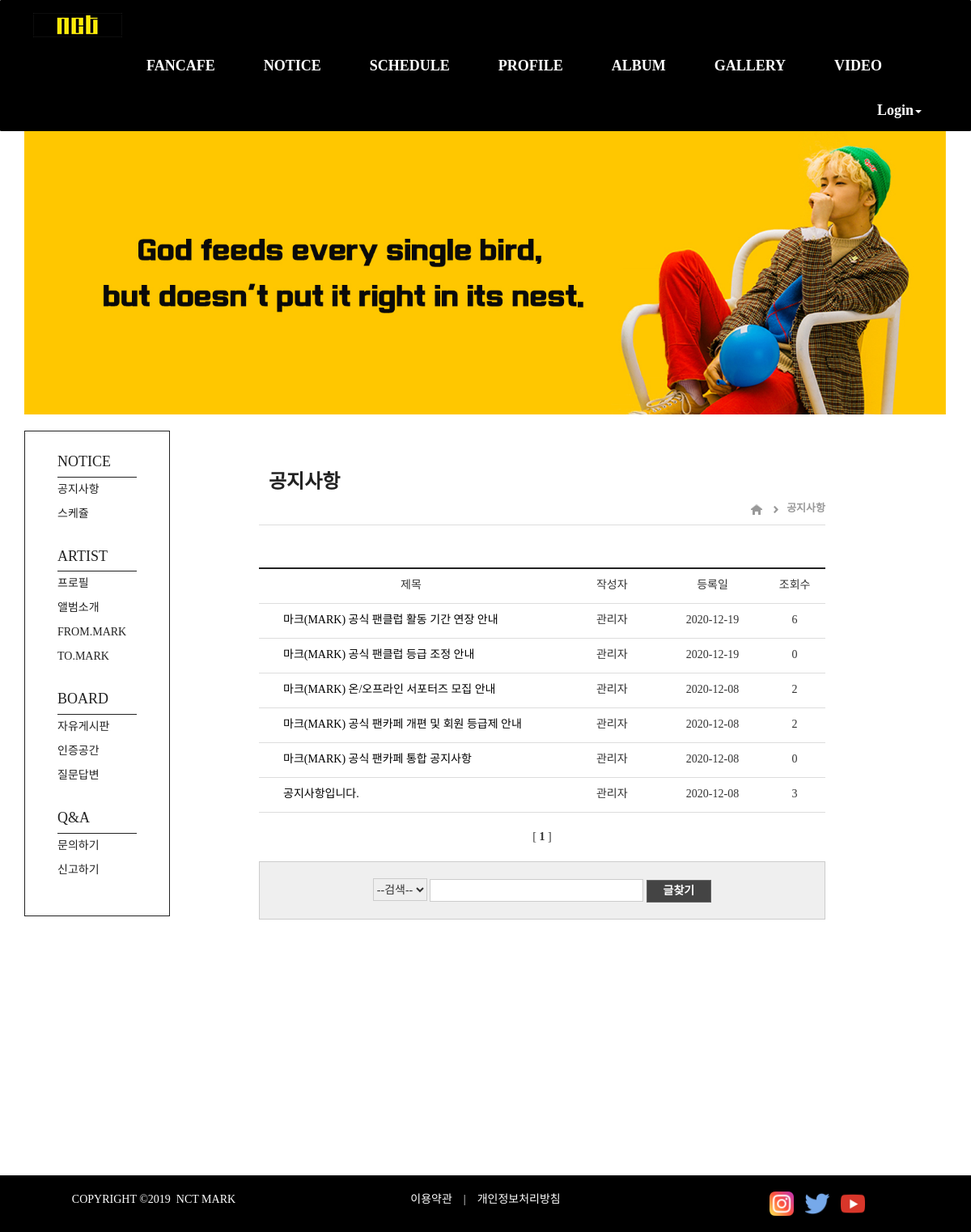
Page /board/notice_list/ on the committed database.
### board/models.py (models this page shows, shortened)
class Notice(models.Model):
    objects = models.Manager()
    subject = models.CharField(max_length=45)
    name = models.CharField(max_length=50)
    memo = models.TextField(max_length=2000)
    hits = models.PositiveIntegerField(default=0)
    create_date = models.DateField('create_date', auto_now_add=True)
    class Meta:
        ordering = ['-id'] #(-)내림차순

### board/views.py (the view)
# urls.py: path('notice_list/', views.notice_list, name='notice_list'),
def notice_list(request):
    restaurants = Notice.objects.all()
    pagenator = Paginator(restaurants, 10)
    page = request.GET.get('page')
    if page is None:
        page = 1
    page_F = float(page)
    if page_F <= 10:
        beginPage = 1
    else:
        beginPage = (math.trunc(page_F / 10)) * 10 + 1
    if (beginPage + 10) > pagenator.num_pages:
        lastPage = pagenator.num_pages
    else:
        lastPage = beginPage + 9
    nextRangeStartPage = lastPage + 1
    pageRange = []
    for num in range(beginPage, lastPage+1):
        pageRange.append(num)
    items = pagenator.get_page(page)
    context = {
        'restaurants': items,
        'lastPage': lastPage,
        'pageRange': pageRange,
        'nextRangeStartPage': nextRangeStartPage,
    }
    return render(request, 'board/notice_list.html', context)

### board/templates/board/notice_list.html (shortened to what this page needs)
{% extends "board/board_base.html" %}
{% block boardbar %}
{% load static %}
<div class="contop">
<table cellspacing=1 width=700>
    <tr>
    <td><h3>&nbsp;&nbsp;공지사항</h3></td>
    </tr>
    <tr>
        <td><p align=right>
        <a href="{% url 'board:index' %}"><img class="lo_home" src="{% static 'images/lo_home.jpg' %}" alt="home"></a>&nbsp;&nbsp;&nbsp;
        <img class="lo_arrow" src="{% static 'images/lo_arrow.jpg' %}" alt=">">&nbsp;&nbsp;
        <a href="{% url 'board:notice_list' %}"><span>공지사항</span></a></p>
        </td>
    </tr>
</table>
</div>
{% block conbody %}
<div class="conbody">
<table cellspacing=1 width=700 class="tbl_common">
    <tr>
    <td width=340 class="left"><p align=center>제목</p>
    </td>
    <td width=100><p align=center>작성자</p>
    </td>
    <td width=120><p align=center>등록일</p>
    </td>
    <td width=60><p align=center>조회수</p>
    </td>
    </tr>
    {% if restaurants %}
    <ul>
    {% for boardRow in  restaurants %}
    <tr>
    <td width=340 class="cont">
    <p align=left>
    <a href="{% url 'board:notice_detail' boardRow.id %}" >{{ boardRow.subject }}
    </p>
    </td>
    <td width=100><p align=center>{{ boardRow.name }}</p></td>
    <td width=120><p align=center>{{ boardRow.create_date }}</p></td>
    <td width=60><p align=center>{{ boardRow.hits }}</p></td>
    </tr>
    {% endfor %}
    </ul>
    {% endif %}
</table>
<br>
<table cellspacing=1 width=700 class="tbl_page">
    <tr>
    <td>
    {% for pageNum in pageRange %}
        {% if restaurants.number == pageNum %}
            <spen class="current">
                [
                <b>{{ restaurants.number }}</b>
                ]
            </spen>
        {% else %}
            <a href="?page={{ pageNum }}">[{{ pageNum }}]</a>
        {% endif %}
    {% endfor %}
    </td>
    </tr>
</table>
<br>
<table cellspacing=1 width=700 class="tbl_search">
    <tr>
    <td>
    <form name=searchform method="GET" action="{% url 'board:notice_search' %}" enctype="multipart/form-data"><p align=center>
    <select name="findType" class="findType_1">
        <option value selected>--검색--</option>
    </select>
    <input type="text" name="b" class="findType_1" size=30 maxlength=50>
    <input type="submit" class="findType_search" value="글찾기"></p>
    </form>
    </td>
    </tr>
</table>
</div>
{% endblock conbody %}
{% endblock boardbar %}

### static/css/navbar.css (style rules this page uses)
* { font-family: 'Nanum Gothic'; }
a { color: #000000; text-decoration: none; }

### board/templates/board/notice_list.html (style rules this page uses)
h3 { color:#222; font-weight: bold; }
.contop { width:700px; border-bottom: 1px solid #ddd; }
.contop span { font-size: 13px; color: #999; font-weight: bold; }
.conbody { padding-top: 42px; }
.tbl_common { border-top: 2px solid #222; border-bottom: 1px solid #ddd; }
.tbl_common td { padding: 8px 8px 0 0; border-bottom: 1px solid #ddd; line-height: 24px; }
.tbl_common .cont { padding-left: 30px; }
.tbl_page { text-align: center; }
.tbl_search { background: #efefef; border: 1px solid #ccc; }
.tbl_search form { padding:20px 10px 10px 10px; }
.tbl_search .findType_1 { height: 28px; border: 1px solid #ccc; }
.tbl_search .findType_search { width: 80px; height: 28px; background:#444; border: 1px solid #666; color: #fff; font-weight: bold; vertical-align: middle; cursor: pointer; }

### rows in the picture
Notice: subject "마크(MARK) 공식 팬클럽 활동 기간 연장 안내", name "관리자", create_date "2020-12-19", hits "6"
Notice: subject "마크(MARK) 공식 팬클럽 등급 조정 안내", name "관리자", create_date "2020-12-19", hits "0"
Notice: subject "마크(MARK) 온/오프라인 서포터즈 모집 안내", name "관리자", create_date "2020-12-08", hits "2"
Notice: subject "마크(MARK) 공식 팬카페 개편 및 회원 등급제 안내", name "관리자", create_date "2020-12-08", hits "2"
Notice: subject "마크(MARK) 공식 팬카페 통합 공지사항", name "관리자", create_date "2020-12-08", hits "0"
Notice: subject "공지사항입니다.", name "관리자", create_date "2020-12-08", hits "3"

### other values in the picture
{{ restaurants.number }} "1"
